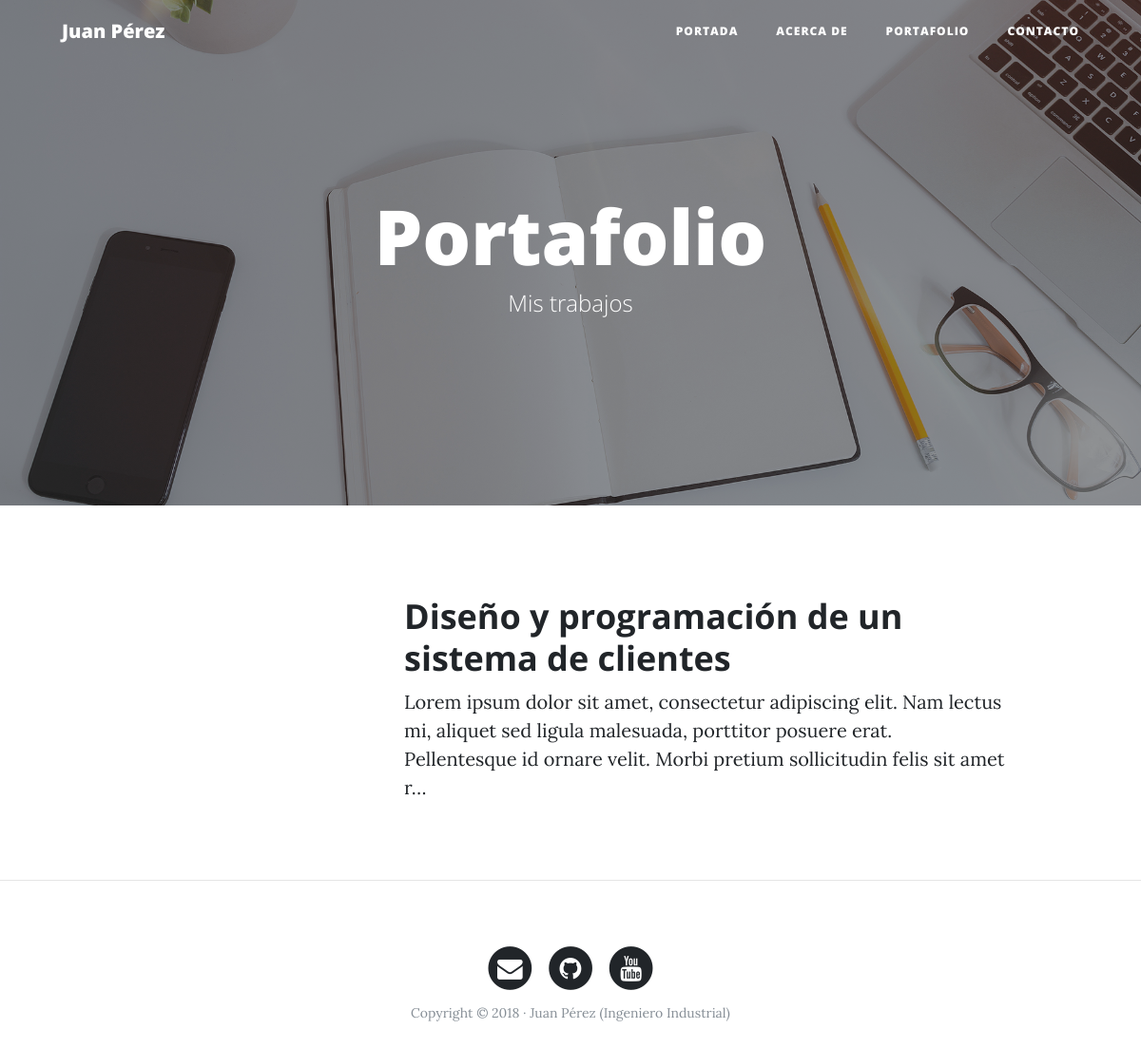
/portfolio/, run on an earlier commit of the app's database.
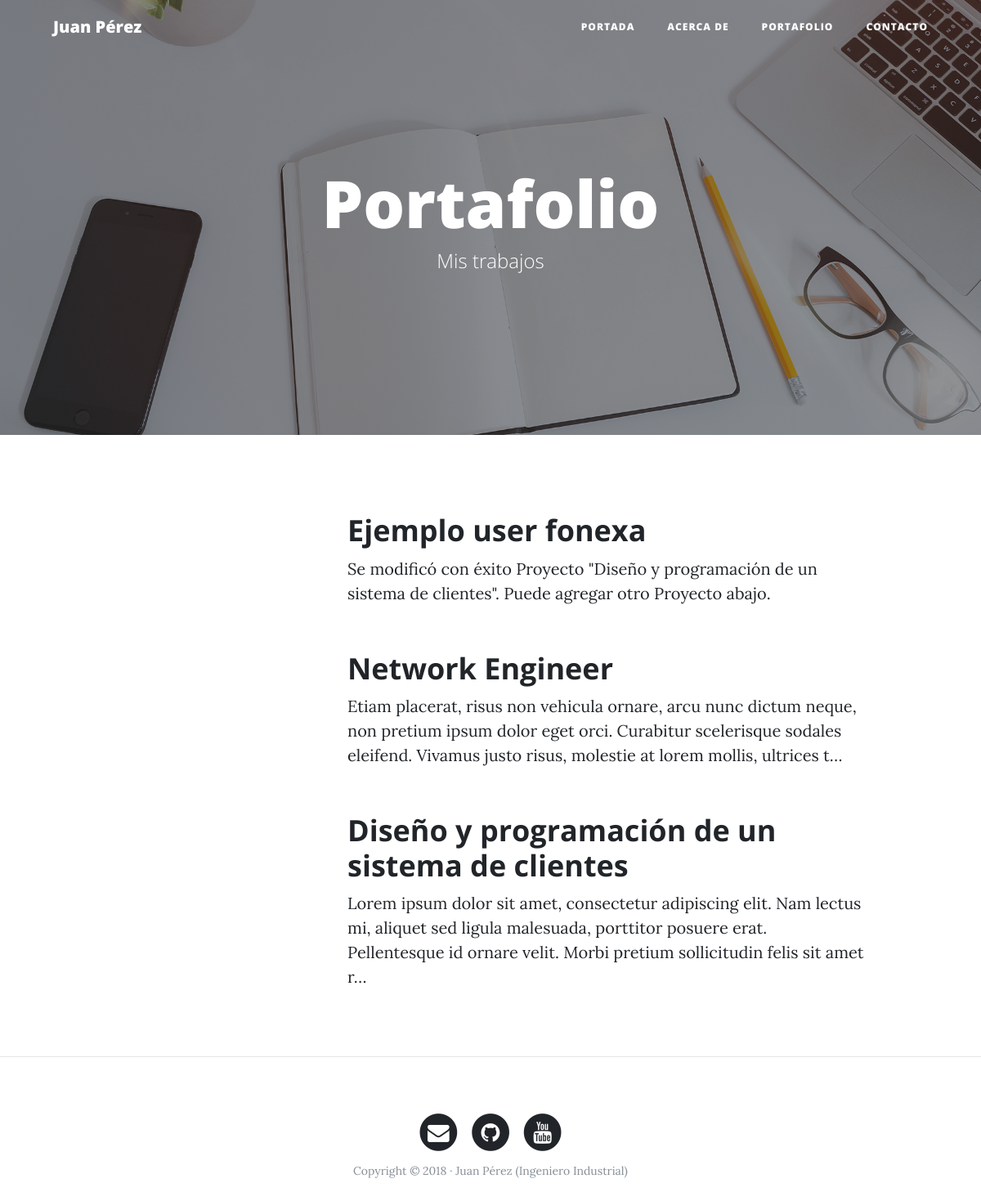
And on a later commit of the database.
### portfolio/models.py (models this page shows, shortened)
class Project(models.Model):
    title = models.CharField(max_length=200, verbose_name="Título")
    description = models.TextField(verbose_name="Descripción")
    image = models.ImageField(verbose_name="Imagen", upload_to="projects")
    link = models.URLField(null=True, blank=True, verbose_name="Enlace")
    created = models.DateTimeField(auto_now_add=True, verbose_name="Fecha de creación")
    updated = models.DateTimeField(auto_now=True, verbose_name="Fecha de edición")
    class Meta:
        verbose_name = 'Proyecto'
        verbose_name_plural = 'Proyectos'
        ordering = ['-created'] # Del mas nuevo al mas antigu

### portfolio/views.py (the view)
# urls.py: path('portfolio/', portfolio_views.portfolio, name="portfolio"),
def portfolio(request):
    projects = Project.objects.all()
    return render(request, 'portfolio/portfolio.html', {'projects':projects})

### portfolio/templates/portfolio/portfolio.html (shortened to what this page needs)
{% extends 'core/base.html' %}
{% block background %}{% load static %}{% static 'core/img/portfolio-bg.jpg' %}{% endblock %}
{% block headers %}
<h1>Portafolio</h1>
<span class="subheading">Mis trabajos</span>
{% endblock %}
{% block content %}
  {% for project in projects %}
    <div class="row project">
      <div class="col-lg-3 col-md-4 offset-lg-1">
      </div>
      <div class="col-lg-7 col-md-8">
        <h2 class="section-heading title">{{ project.title }}</h2>
        <p>{{ project.description|truncatechars:200 }}</p>
      </div>
    </div>
  {% endfor %}
{% endblock %}

### core/templates/core/base.html (shortened to what this page needs)
<!DOCTYPE html>
<html lang="es">
  <head>
    {% load static %}
    <link href="{% static 'core/vendor/bootstrap/css/bootstrap.min.css' %}" rel="stylesheet">
    <link href="{% static 'core/vendor/font-awesome/css/font-awesome.min.css' %}" rel="stylesheet" type="text/css">
    <link href="{% static 'core/css/clean-blog.min.css' %}" rel="stylesheet">
  </head>
  <body>
    <nav class="navbar navbar-expand-lg navbar-light fixed-top" id="mainNav">
      <div class="container">
        <a class="navbar-brand" href="{% url 'home' %}">Juan Pérez</a>
        <div class="collapse navbar-collapse" id="navbarResponsive">
          <ul class="navbar-nav ml-auto">
            <li class="nav-item">
              <a class="nav-link" href="{% url 'home' %}">Portada</a>
            </li>
            <li class="nav-item">
              <a class="nav-link" href="{% url 'about' %}">Acerca de</a>
            </li>
            <li class="nav-item">
              <a class="nav-link" href="{% url 'portfolio' %}">Portafolio</a>
            </li>
            <li class="nav-item">
              <a class="nav-link" href="{% url 'contact' %}">Contacto</a>
            </li>
          </ul>
        </div>
      </div>
    </nav>
    <header class="masthead" style="background-image: url('{% block background %}{% endblock %}')">
      <div class="overlay"></div>
      <div class="container">
        <div class="row">
          <div class="col-lg-8 col-md-10 mx-auto">
            <div class="site-heading">
              {% block headers %}{% endblock %}
            </div>
          </div>
        </div>
      </div>
    </header>
    <div class="container">
      {% block content %}{% endblock %}
    </div>
    {% if request.path != '/'  %}<hr>{% endif %}
    <footer>
      <div class="container">
        <div class="row">
          <div class="col-lg-8 col-md-10 mx-auto">
            <ul class="list-inline text-center">
              <li class="list-inline-item">
                <a href="#">
                  <span class="fa-stack fa-lg">
                    <i class="fa fa-circle fa-stack-2x"></i>
                    <i class="fa fa-envelope fa-stack-1x fa-inverse"></i>
                  </span>
                </a>
              </li>
              <li class="list-inline-item">
                <a href="#">
                  <span class="fa-stack fa-lg">
                    <i class="fa fa-circle fa-stack-2x"></i>
                    <i class="fa fa-github fa-stack-1x fa-inverse"></i>
                  </span>
                </a>
              </li>
              <li class="list-inline-item">
                <a href="#">
                  <span class="fa-stack fa-lg">
                    <i class="fa fa-circle fa-stack-2x"></i>
                    <i class="fa fa-youtube fa-stack-1x fa-inverse"></i>
                  </span>
                </a>
              </li>
            </ul>
            <p class="copyright text-muted">Copyright &copy; 2018 · Juan Pérez (Ingeniero Industrial) </p>
          </div>
        </div>
      </div>
    </footer>
  </body>
</html>

What changed in the data, as far as the page shows it:
added Project: title "Ejemplo user fonexa", description "Se modificó con éxito Proyecto \"Diseño y programación de un sistema de clientes\". Puede agregar otro Proyecto abajo."
added Project: title "Network Engineer", description "Etiam placerat, risus non vehicula ornare, arcu nunc dictum neque, non pretium ipsum dolor eget orci. Curabitur scelerisque sodales eleifend. Vivamus justo risus, molestie at lorem mollis, ultrices t…"
